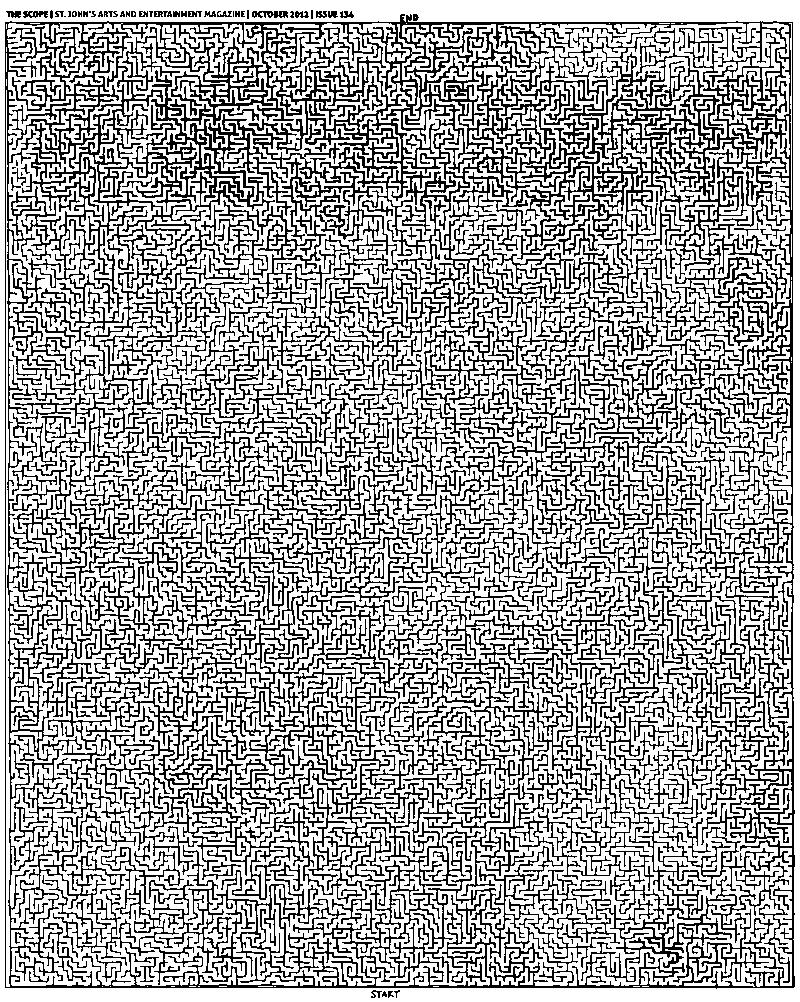
#> input picture mazes/maze1.jpg, 800 x 1002 px; its folder holds 2 pictures in this run
$ python solver.py   (older library calls are emulated)
#> lines starting #> are read from the running program, lines starting #| are printed output that depends on the picture
import os
import sys
import logging
import imageio
from pprint import pprint
from PIL import Image

logging.basicConfig(level=logging.INFO, format='%(levelname)s: %(message)s')
#https://stackoverflow.com/questions/12995434/representing-and-solving-a-maze-given-an-image
class MazeSolver:
    def __init__(self, maze_path):
#> called with maze_path = 'maze1.jpg'
        self.path = maze_path
        self.tmp_dir = os.path.join("./tmp", os.path.basename(self.path).split('.')[0] + "/")
        self.DIR_OUT = "./Results"
        self.DIR_IN = "./mazes"
        if not os.path.exists(self.DIR_OUT):
            os.mkdir(self.DIR_OUT)
            logging.info("Diretorio de saida criado {}".format(self.DIR_OUT))
        if not os.path.exists(self.tmp_dir):
            logging.info("Diretorio temporario criado {}".format(self.tmp_dir))
            os.makedirs(self.tmp_dir)
        ext = self.path.split('.')[-1]
        self.file_in = os.path.join(self.DIR_IN, os.path.basename(self.path))
        self.file_out = os.path.join(self.DIR_OUT, os.path.basename(self.path).split('.')[0] + '.' + ext)
        self.colors = {
            "red": (255, 0, 0),
            "green": (0, 255, 0),
            "blue": (0, 0, 255),
            "white": (255, 255, 255),
            "black": (0, 0, 0)
        }
        self.start_color = self.colors["green"]
        self.end_color = self.colors["red"]
        self.paint = self.colors["blue"]
        self.SNAP = 10000
        self.image = Image.open(self.file_in)
#> self.image is the input picture: PIL image 800x1002 RGB; min 0, max 255, mean 167.6
        self.image = self.image.convert('RGB')
        self.pixels = self.image.load()
        self.START = (400,984)
        self.END = (398,25)
        logging.info("Imagem carregada '{}' ({} pixels)".format(self.path,self.image.size))

    def purifyImage(self,save=False):
#> called with save = False
        limit = 256/2 #cores vao de 0 a 255, logo 128 é a metade
        width,height = self.image.size
#> width = 800; height = 1002
        res_pixels = self.pixels
        for i in range(width):
            for j in range(height):
                red,green,blue = self.pixels[i,j]
                if red > limit and green > limit and blue > limit:
                    res_pixels[i,j] = self.colors["white"]
                else:
                    res_pixels[i,j] = self.colors["black"]
        if save:
            self.pixelsToImage(self.image.size,res_pixels,self.path.split('.')[0] + "_pure.jpeg")
        return res_pixels

    def pixelsToImage(self,size,pixels,file_out):
        out = Image.new("RGB", size)
        _pixels = out.load()
        for i in range(size[0]):
            for j in range(size[1]):
                _pixels[i,j] = pixels[i,j]
        out.save(file_out)
        logging.info("Imagem pura salva '{}' ({} pixels)".format(file_out,out.size))

    def show(self,image):
        image.show()

    def solve(self,pure_pixels):
        logging.info('Resolvendo...')
        path = self.BFS(self.START,self.END,pure_pixels)
        if path is None:
            logging.error("Nenhum caminho encontrado")
            self.color(self.START,self.start_color)
            self.color(self.END,self.end_color)
        else:
            for position in path:
                x,y = position
                self.pixels[x,y] = self.colors['red']
        self.image.save(self.file_out)
        logging.info("Solução salva como '{}'".format(self.file_out))

    def BFS(self,START,END,pure_pixels):
#> called with START = (400, 984), END = (398, 25)
        image = self.image.copy()
#> image: PIL image 800x1002 RGB; 66.2% white; black in thin lines or dots
        pixels = image.load()
        iter = 0
        Q = [[START]]
        visited = dict()
        size = image.size
#> size = (800, 1002)
        for i in range(size[0]):
            for j in range(size[1]):
                visited[(i,j)] = 0
        img = 0
        while len(Q) != 0:
            path = Q.pop(0)
            pos = path[-1]
            visited[pos] = 1
            #Achou um caminho
            if pos==END:
                return path
            neighbors = self.neighbors(pos)
            for neighbor in neighbors:
                x,y = neighbor
                #Se estiver dentro e for branco(caminho)
                if self.inBound(image.size,x,y) and self.isWhite(pixels[x,y]) and not visited[neighbor]:
                    pixels[x,y] = self.paint
                    new_path = list(path)
                    new_path.append(neighbor)
                    Q += [new_path]
                if iter % self.SNAP == 0:
                    image.save('{}/{}.jpeg'.format(self.tmp_dir,img))
                    img+=1
                iter+=1
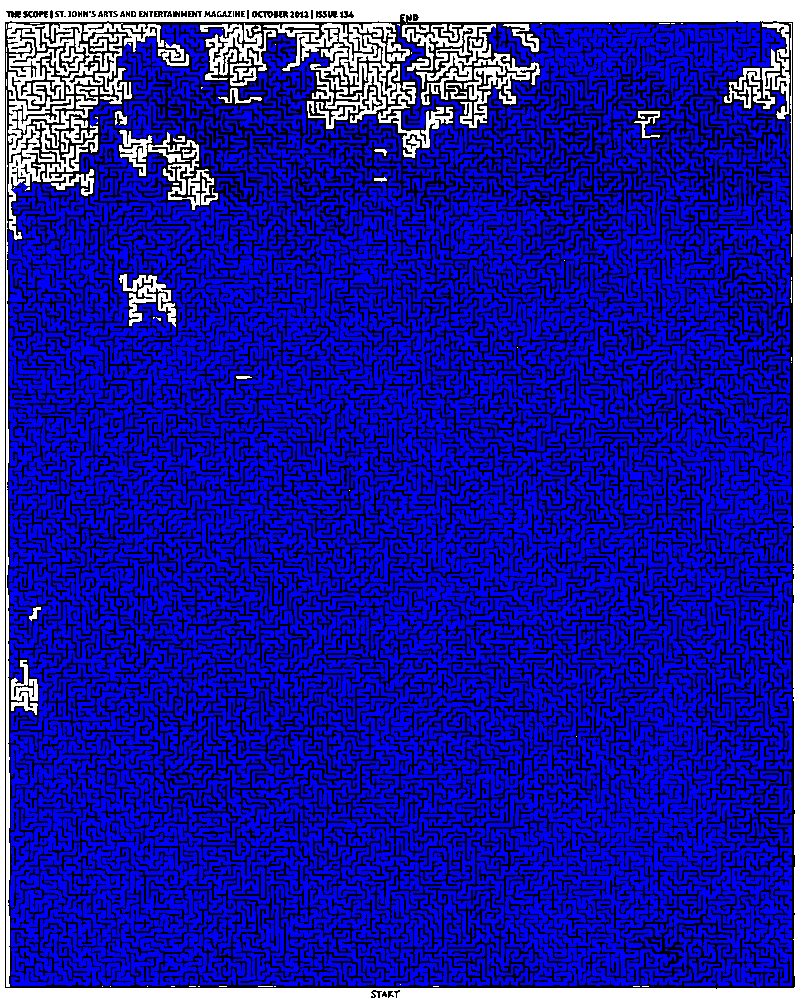
#> image: PIL image 800x1002 RGB; mean R, G, B 23.1, 23.1, 168.8
#> after the loop, Q = 108 items; img = 184; iter = 1831816; visited = 801600 items
        return None
    def color(self,pos,color=(255,0,0)):
        x,y = pos
        d = 10
        for i in range(-d,d):
            self.pixels[x+i,y] = color
        for i in range(-d,d):
            self.pixels[x,y+i] = color
    def inBound(self,size,x,y):
        mx,my = size
        if x < 0 or y < 0  or x>=mx or y >=my:
            return False
        return True
    def isWhite(self,value):
        if value == self.colors['white']:
            return True
        return False
    def neighbors(self,pos):
        x,y = pos
        return [(x-1,y),(x,y-1),(x+1,y),(x,y+1)]
    def genGIF(self):
        filenames = os.listdir(self.tmp_dir)
        for item in filenames:
            im = Image.open(self.tmp_dir + item)
            imResize = im.resize((int(im.size[0]/4),int(im.size[1]/4)), Image.ANTIALIAS)
            imResize.save(self.tmp_dir + item,'JPEG', quality=100)
        filenames.sort(key= lambda x: float(x.strip('.jpeg')))
        images = []
        for filename in filenames:
            images.append(imageio.imread(self.tmp_dir + filename))
        imageio.mimwrite(self.DIR_OUT + "/" + self.path.split(".")[0] + ".gif", images)
        logging.info("GIF BFS criada")
if __name__ == "__main__":
    SOLVER = MazeSolver("maze1.jpg")
    pure = SOLVER.purifyImage()
    SOLVER.solve(pure)
#> in solve, `self.image.save(self.file_out)`:
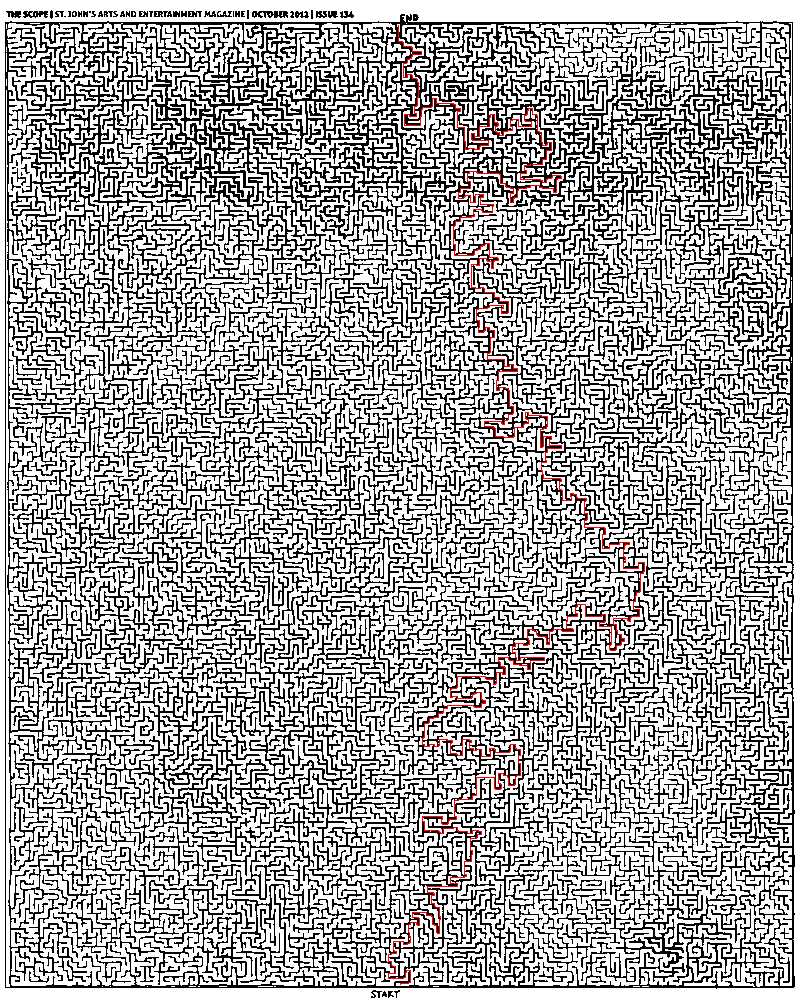
#> saved as maze1.jpg: PIL image 800x1002 RGB; mean R, G, B 168.8, 167.5, 167.5
    SOLVER.genGIF()
